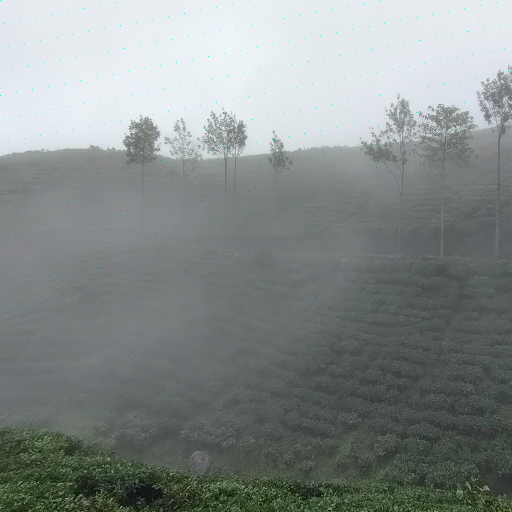
%> input picture steganography/Teh dan kabut pesan.png, 512 x 512 px
$ octave steganography.m   (GNU Octave 9; MATLAB toolbox functions it lacks are replaced by stand-ins)
%> lines starting %> are read from the running program, lines starting %| are printed output that depends on the picture
gambar = imread('Teh dan kabut pesan.png');
%> gambar is the input picture: size 512x512x3 uint8; mean R, G, B 133.3, 139.9, 138.1
Red = gambar(:,:,1);
Green = gambar(:,:,2);
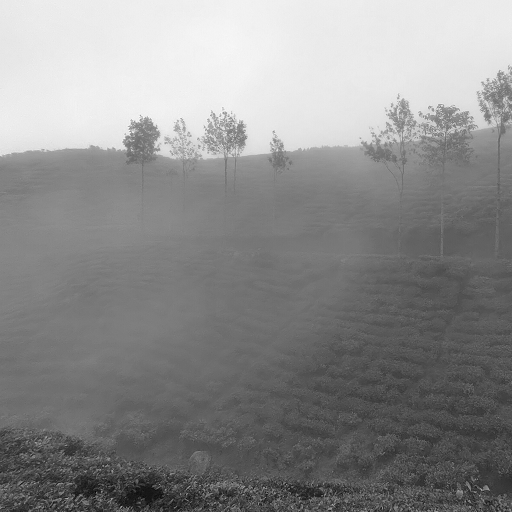
%> Green: size 512x512 uint8; min 7, max 251, mean 139.9
Blue= gambar(:,:,3);
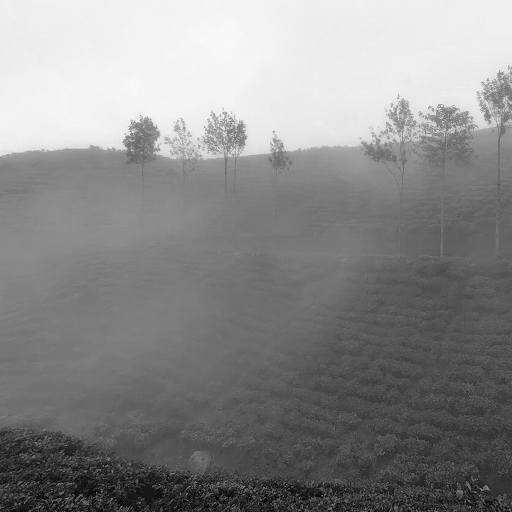
%> Blue: size 512x512 uint8; min 0, max 251, mean 138.1

crypt = zeros(1,673);
baris = 1;
kolom = 1;

for n = 1:673
    if(kolom > 512)
        kolom = kolom - 512;
        baris = baris + 1;
        crypt(n) = Red(baris, kolom);
    end
        crypt(n) = Red(baris, kolom);
        kolom = kolom + 380;
end
%> after the loop, baris = 499; crypt = 673 values, max 121 at index 24, min 32 at index 6, mean 94.7; kolom = 765
teks = upper(char(crypt));
